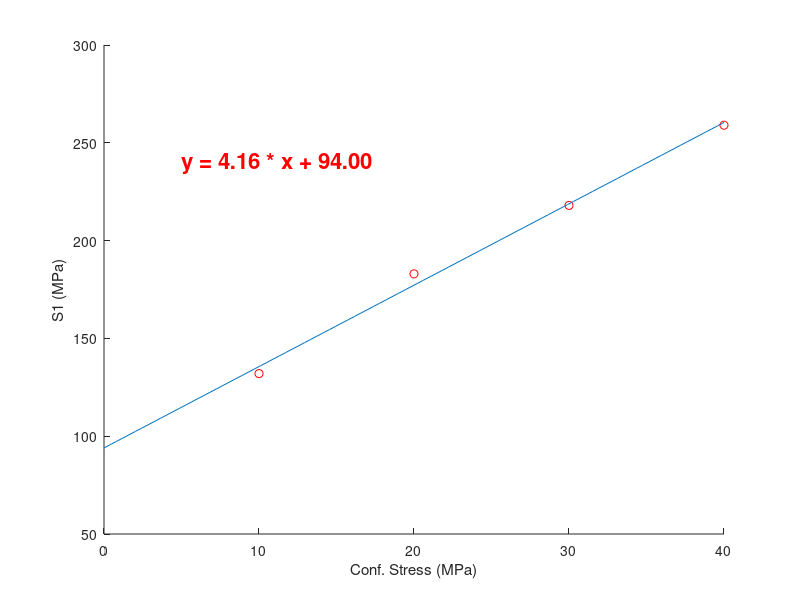
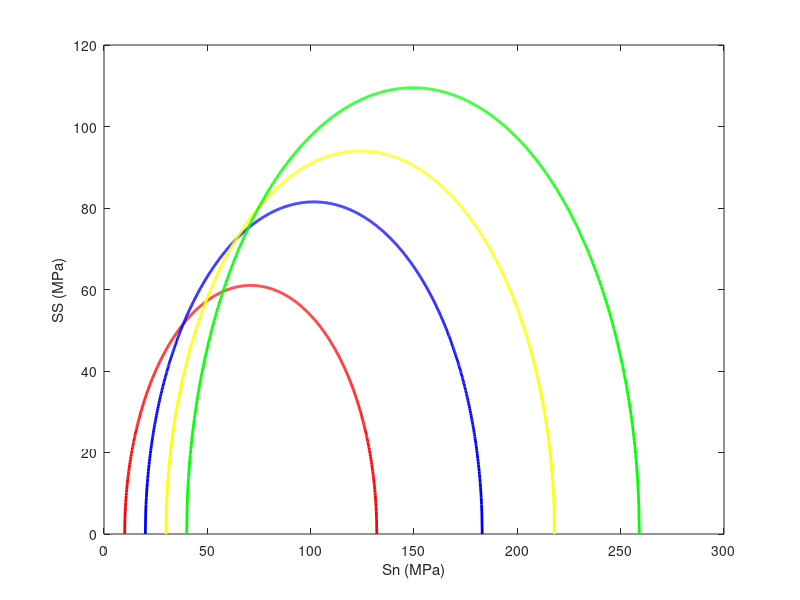

MATLAB code to generate these figures, in order: (Note: this script raises an error after producing the figures.)
%%
%%% Arian Velayati, PhD
%%%% This script is used to develop the Mohr-Cuolomb Failure envelope
   ... and determine rock's shear parameters

clc; clear; close;
%% Input (Principal Stresses)

S3 = [10;20;30;40]; % Confning pressure (MPa)
S1 = [132;183;218;259]; % Axial peak stress (MPa)

%% Plot S1 vs S3 from which parameters such as ucs, cohesion, and friction angle can be determined
% Linear fitting
P = polyfit(S3,S1,1);
% rsqr

% Method 1
Co = P(2); % UCS (MPa)
k = P(1); % Slope of the S1.S3 plot
Phi = 2*(atand(sqrt(k))-45); % Friction Angle
Teta = 45 + Phi/2; % Teta
Si = Co/(2*tand(Teta)); % Cohesion (MPa)

% Method 2
Phi2 = asind((k-1)/(k+1));
Si2 = Co*(1-sind(Phi2))/(2*cosd(Phi2));

%% plot S1 vs. S3; Use basic linear fitting to show the failure envelope
r = linspace(0,max(S3),100);
y = P(1)*r + P(2);
figure(1)
scatter(S3,S1,'r')
hold on
plot(r,y)
xlabel('Conf. Stress (MPa)')
ylabel('S1 (MPa)')
caption = sprintf('y = %.2f * x + %.2f', P(1), P(2));
text(5,240,caption, 'FontSize', 16, 'Color', 'r', 'FontWeight', 'bold');
hold off

%% MC Circle plot; Draw a line to form the failure envelope
D = (S1-S3); rad = D/2; % Radius of the circle
h = S3 + rad; % offset of the centre

n=1000;
h2 = zeros(length(S3),n);

for i =1:length(S3)
X(i,:) = linspace(S3(i),S1(i),n);
end
for i=1:n
    h2(:,i) = h;
    rad2(:,i) = rad;
end

   for i =1:length(S3)
Y(i,:) = sqrt(rad2(i,:).^2 - (X(i,:)-h2(i,:)).^2);
   end
   
   %Plot circles

figure(2)
   plot(X(1,:),Y(1,:),'r', 'LineWidth',2)
   hold on
   plot(X(2,:),Y(2,:),'b','LineWidth',2)
   plot(X(3,:),Y(3,:),'y','LineWidth',2)
   plot(X(4,:),Y(4,:),'g','LineWidth',2)
   xlabel('Sn (MPa)')
   ylabel('SS (MPa)')

   %% Output
   T = table(Phi,Si,Co,Teta,'VariableNames',{'Friction_Angle','Cohesion_MPa','UCS_MPa','Teta'})
  
    writetable(T,'MC_Out.csv')
